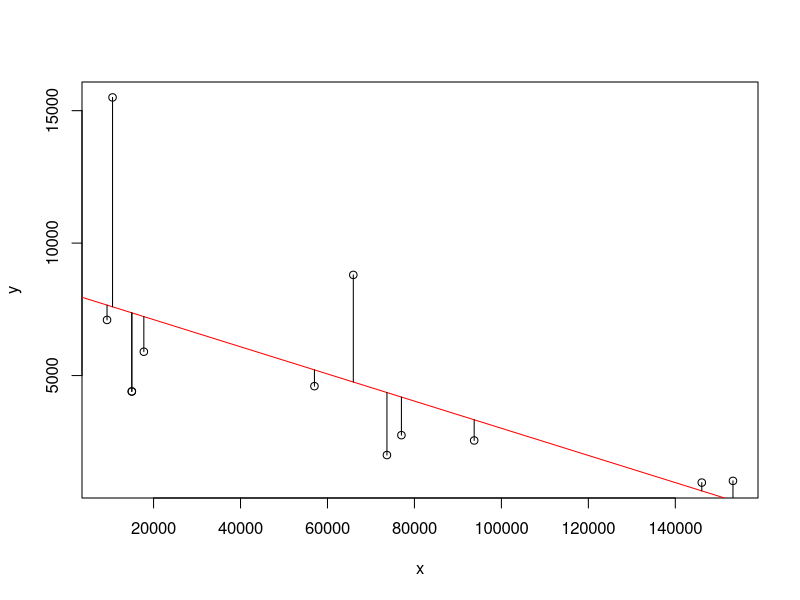

This figure's R source:


miles <- c(9300 ,10565,15000,15000,17764,57000,65940,73676,77006,93739,146088,153260)
price <- c(7100,15500,4400,4400,5900,4600, 8800, 2000, 2750,2550,960,1025)
car <- 1:12
data <- cbind(miles, price,car)

data <- data.frame(data)
x <- data$miles
y <- data$price
plot(x,y)
abline(lm(y~x),col = 'red')
yhat <- predict(lm(y~x))
segments(x,y,x,yhat)
e <- y-yhat

#coefficiencts
lm(y~x)$coefficients

SSE <- sum(e**2)
SSTo <- sum((y-mean(y))**2)
SSR <- SSTo - SSE
rsq <- SSR/SSTo 


summary(lm(y~x))$r.squared
